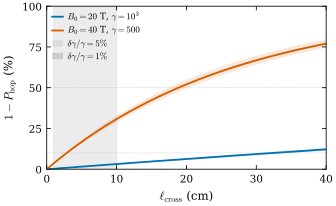

Generate this figure with Python:
#!/usr/bin/env -S uv run --script
# /// script
# dependencies = ["matplotlib", "numpy"]
# ///
"""Emittance exchange fraction vs crossing length for LWFA parameters.

Plot 1 - P_hop as a function of the anisotropy crossing length (cm)
for two parameter sets. Shaded band marks typical single-stage LWFA
length (1--10 cm).
"""

import sys
from pathlib import Path

import matplotlib.pyplot as plt
import numpy as np

sys.path.insert(0, str(Path(__file__).parent))
from _style import COL_SINGLE, GOLDEN, OKABE_ITO, set_style  # noqa: E402

set_style()

# Physical constants (SI)
E = 1.602e-19  # electron charge
M = 9.109e-31  # electron mass
C = 2.998e8  # speed of light
EPS0 = 8.854e-12


def omega_p(n_p_cgs):
    """Plasma frequency (rad/s) from density in cm^-3."""
    n_si = n_p_cgs * 1e6
    return np.sqrt(n_si * E * E / (M * EPS0))


def omega_beta(n_p_cgs, gamma):
    """Betatron frequency (rad/s)."""
    return omega_p(n_p_cgs) / np.sqrt(2 * gamma)


def omega_L(gamma, B0):
    """Larmor frequency (rad/s)."""
    return E * B0 / (2 * gamma * M)


def phop_of_length(ell_m, n_p_cgs, gamma, B0):
    """Landau-Zener hop probability for crossing length ell (metres)."""
    wB = omega_beta(n_p_cgs, gamma)
    wL = omega_L(gamma, B0)
    arg = 4 * np.pi * wL**2 * ell_m / (C * wB)
    return np.exp(-arg)


def main():
    fig, ax = plt.subplots(figsize=(COL_SINGLE, COL_SINGLE / GOLDEN))

    ell_cm = np.linspace(0.1, 40.0, 800)
    ell_m = ell_cm * 1e-2

    cases = [
        {
            "label": r"$B_0 = 20$ T, $\gamma = 10^3$",
            "n_p": 1e17, "gamma": 1e3, "B0": 20.0,
            "color": OKABE_ITO["blue"],
        },
        {
            "label": r"$B_0 = 40$ T, $\gamma = 500$",
            "n_p": 1e17, "gamma": 500.0, "B0": 40.0,
            "color": OKABE_ITO["vermillion"],
        },
    ]

    # Energy spread values (fractional) and their fill opacities
    deltas = [
        (0.05, 0.15),  # 5% spread, lighter band
        (0.01, 0.30),  # 1% spread, darker band
    ]

    # Draw bands first (no labels), then curves (with labels)
    for case in cases:
        for delta, alpha in deltas:
            gamma_lo = case["gamma"] * (1 - delta)
            gamma_hi = case["gamma"] * (1 + delta)
            exch_lo = 1 - phop_of_length(
                ell_m, case["n_p"], gamma_hi, case["B0"]
            )
            exch_hi = 1 - phop_of_length(
                ell_m, case["n_p"], gamma_lo, case["B0"]
            )
            ax.fill_between(
                ell_cm, exch_lo * 100, exch_hi * 100,
                color=case["color"], alpha=alpha, lw=0,
            )

    for case in cases:
        phop = phop_of_length(ell_m, case["n_p"], case["gamma"], case["B0"])
        exch = 1 - phop
        ax.plot(
            ell_cm, exch * 100,
            color=case["color"], lw=1.3, label=case["label"],
        )

    # Manual legend entries for the energy spread bands
    from matplotlib.patches import Patch
    handles, labels = ax.get_legend_handles_labels()
    for delta, alpha in deltas:
        lbl = rf"$\delta\gamma/\gamma = {delta:.0%}$".replace("%", r"\%")
        handles.append(Patch(facecolor="0.5", alpha=alpha))
        labels.append(lbl)

    ax.axvspan(1.0, 10.0, color="0.90", alpha=0.7, zorder=0)

    for ref in (10, 50):
        ax.axhline(ref, color="0.65", lw=0.4, ls=(0, (1, 2)), zorder=1)

    ax.set_xlabel(r"$\ell_{\rm cross}$ (cm)")
    ax.set_ylabel(r"$1 - P_{\rm hop}$ (%)")
    ax.set_xlim(0, 40)
    ax.set_ylim(0, 100)
    ax.set_xticks([0, 10, 20, 30, 40])
    ax.set_yticks([0, 25, 50, 75, 100])
    ax.legend(handles, labels, loc="upper left", handlelength=1.2,
              fontsize=6.5)

    out = Path(__file__).parent / "fig3_accessibility.pdf"
    fig.savefig(out)
    print(f"wrote {out}")


if __name__ == "__main__":
    main()
